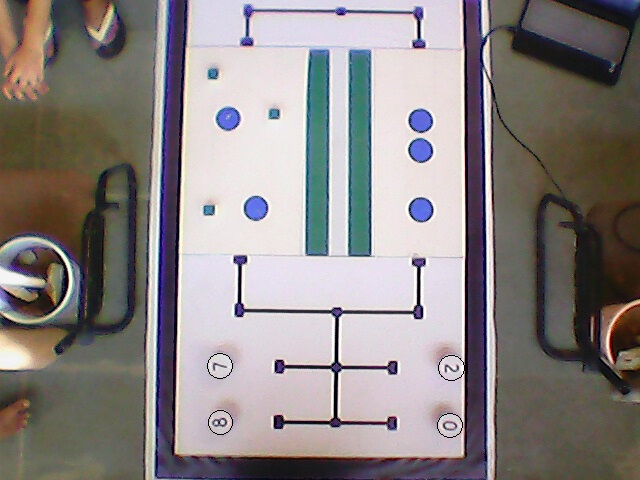
#> input picture EXPERIMENTATION/JustForFun/19.2.jpg, 640 x 480 px
$ python countourImage_V1.py   (Python 2 division)
#> lines starting #> are read from the running program, lines starting #| are printed output that depends on the picture; after the words box and inside, x2 and y2 are one past the last pixel; in counts of white or black regions, pixels touching at a corner belong together
# -*- coding: utf-8 -*-
'''
**************************************************************************
*                  IMAGE PROCESSING (e-Yantra 2014)
*                  ================================
*  This software is intended to teach image processing concepts
*
*  MODULE: Functions
*  Filename: contourImage.py
*  Version: 1.0.0
*  Date: November 3, 2014
*
*  Author: Arun Mukundan, e-Yantra Project, Department of Computer Science
*  and Engineering, Indian Institute of Technology Bombay.
*
*  Software released under Creative Commons CC BY-NC-SA
*
*  For legal information refer to:
*        http://creativecommons.org/licenses/by-nc-sa/4.0/legalcode
*
*
*  This software is made available on an “AS IS WHERE IS BASIS”.
*  Licensee/end user indemnifies and will keep e-Yantra indemnified from
*  any and all claim(s) that emanate from the use of the Software or
*  breach of the terms of this agreement.
*
*  e-Yantra - An MHRD project under National Mission on Education using
*  ICT(NMEICT)
*
**************************************************************************
'''

############################################
## Import OpenCV
import numpy
import cv2
from matplotlib import pyplot as plt
############################################

############################################
## Read the image
img = cv2.imread('19.2.jpg')
#> img is the input picture: shape (480, 640, 3); mean B, G, R 131.9, 132.5, 138.9
img1 = img[390:480, 170:200]
img2 = img[390:480, 420:450]
############################################
h, w, channels = img.shape
#> h = 480; w = 640; channels = 3

print img.shape
#| (480, 640, 3)
img1 = img[h/2:, :w]
#> img1: shape (240, 640, 3)


############################################
############################################
## Do the processing
# Need a binary Image
i = -1
gray = cv2.cvtColor(img1, cv2.COLOR_BGR2GRAY)
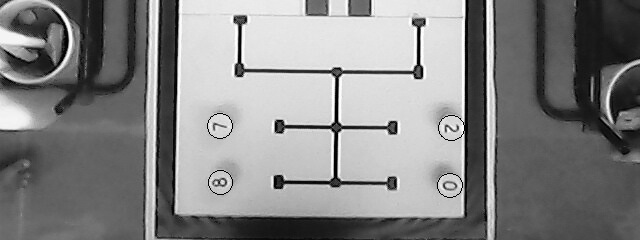
#> gray: shape (240, 640); min 0, max 255, mean 132.1
ret,thresh1 = cv2.threshold(gray,130,255,cv2.THRESH_BINARY)
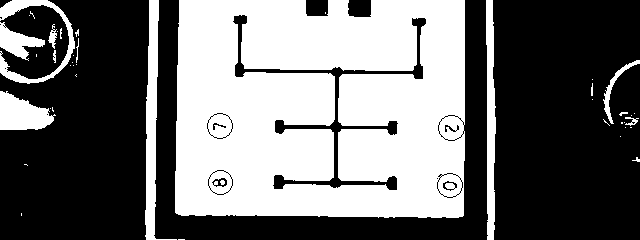
#> thresh1: shape (240, 640); 43.3% white; 43 white regions (29 under 20 px), largest, box (x1, y1, x2, y2) and area: (175, 0, 465, 218) 58126, (145, 0, 177, 240) 2382, (486, 0, 496, 240) 1811
ret,thresh2 = cv2.threshold(gray,135,255,cv2.THRESH_BINARY_INV)
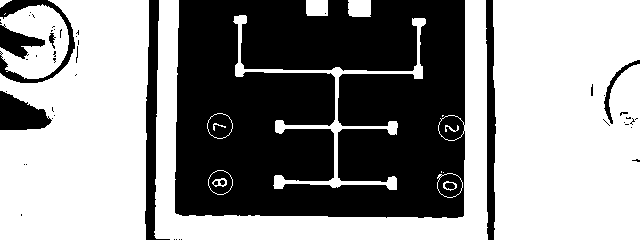
#> thresh2: shape (240, 640); 57% white; 50 black regions (40 under 20 px)
ret,thresh3 = cv2.threshold(gray,135,255,cv2.THRESH_TRUNC)
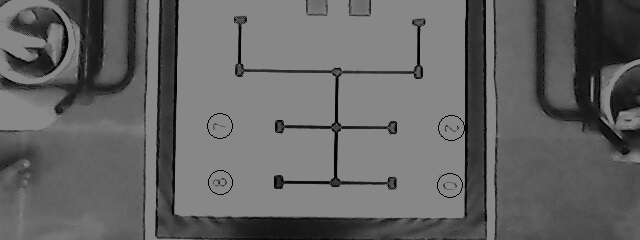
#> thresh3: shape (240, 640); min 0, max 135, mean 100.3
ret,thresh4 = cv2.threshold(gray,135,255,cv2.THRESH_TOZERO)
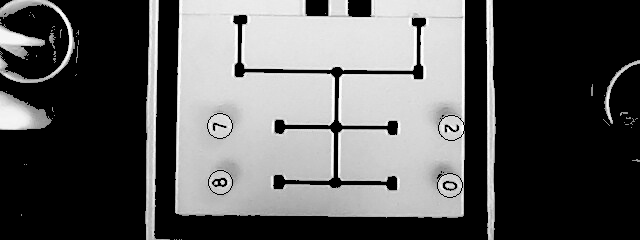
#> thresh4: shape (240, 640); min 0, max 255, mean 89.8
ret,thresh5 = cv2.threshold(gray,135,255,cv2.THRESH_TOZERO_INV)
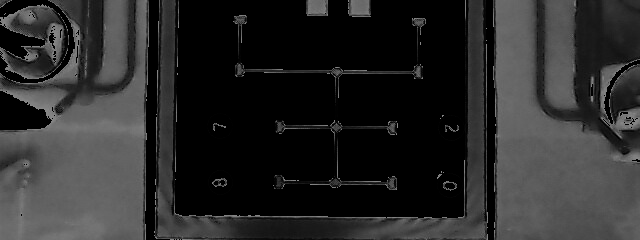
#> thresh5: shape (240, 640); min 0, max 135, mean 42.3

contours, hierarchy = cv2.findContours(thresh1,cv2.RETR_TREE,cv2.CHAIN_APPROX_SIMPLE)
#> contours = 177 contours, 163 with area under 20; largest, box (x1, y1, x2, y2) and area: (175, 0, 465, 218) 61087, (232, 14, 427, 191) 3674, (145, 0, 177, 240) 2112, (486, 0, 496, 240) 1565, (0, 91, 56, 130) 1360
cv2.drawContours(img1,contours,-1,(0,255,0),3)
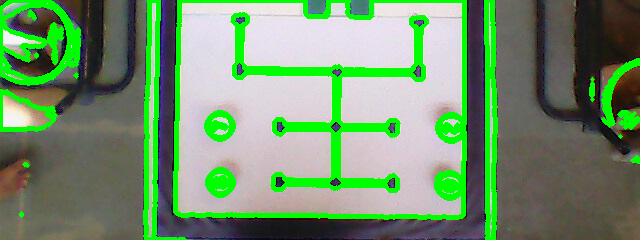
#> img1: shape (240, 640, 3); mean B, G, R 107.8, 146.5, 113.4
print len(contours)
#| 177


############################################

############################################
## Show the image
cv2.imshow('image',img1)
# [11 lines of commented-out code are left out]
cv2.waitKey(0)
cv2.destroyAllWindows()
############################################

$ run again, with EXPERIMENTATION/JustForFun/1.jpg copied over EXPERIMENTATION/JustForFun/19.2.jpg
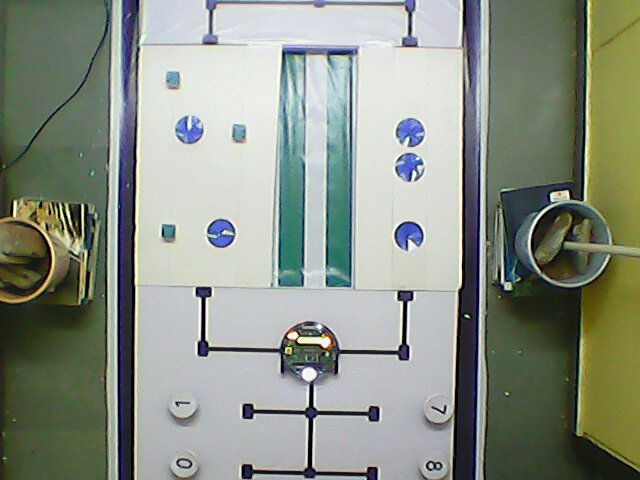
#> input picture EXPERIMENTATION/JustForFun/1.jpg, 640 x 480 px
#> img is the input picture: shape (480, 640, 3); mean B, G, R 133.2, 145.5, 138.5
#| (480, 640, 3)
#> `ret,thresh1 = cv2.threshold(gray,130,255,cv2.THRESH_BINARY)`:
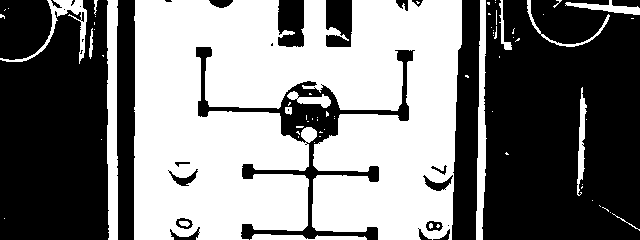
#> thresh1: shape (240, 640); 48.6% white; 71 white regions (54 under 20 px), largest, box (x1, y1, x2, y2) and area: (134, 0, 462, 240) 66886, (107, 0, 118, 240) 2375, (476, 0, 487, 240) 1656
#> thresh2: shape (240, 640); 51.8% white; 71 black regions (57 under 20 px)
#> contours = 95 contours, 75 with area under 20; largest, box (x1, y1, x2, y2) and area: (134, 0, 462, 240) 66232, (107, 0, 118, 240) 2126, (476, 0, 487, 240) 1410, (0, 0, 87, 64) 742, (577, 87, 587, 196) 400
#> `cv2.drawContours(img1,contours,-1,(0,255,0),3)`:
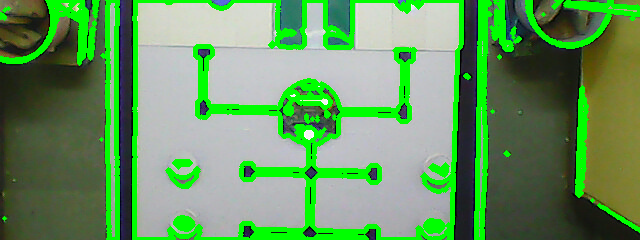
#> img1: shape (240, 640, 3); mean B, G, R 95, 150.9, 101.9
#| 95
